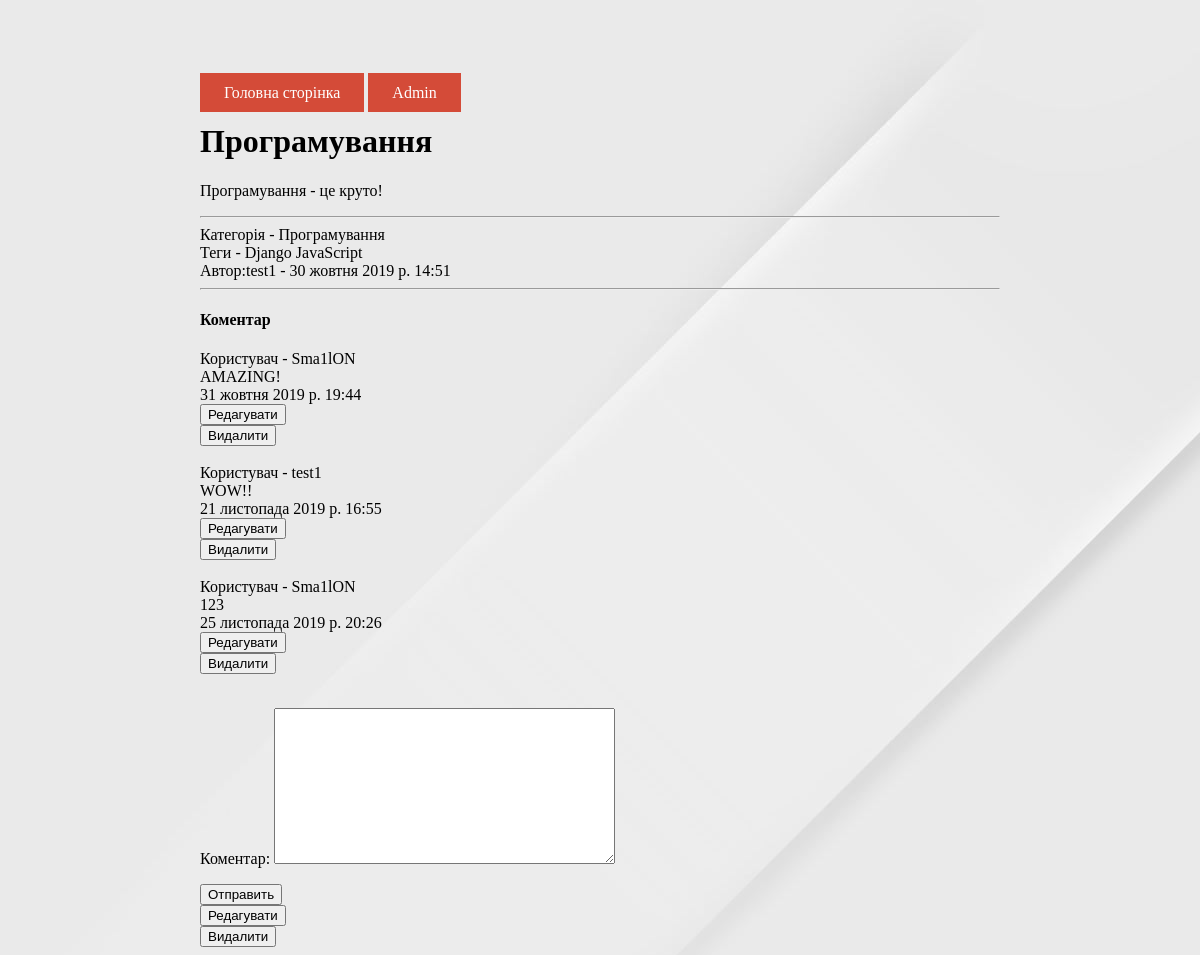
/single/1 (signed in), run on the app's committed database.
### blog/models.py (models this page shows, shortened)
class Blog(models.Model):
    user = models.ForeignKey(
        User,
        verbose_name="Автор",
        on_delete=models.CASCADE, default="")
    category = models.ForeignKey(
        Category,
        verbose_name="Категорія",
        on_delete=models.SET_NULL,
        null=True)
    title = models.CharField("Заголовок", max_length=70, default="")
    text_min = models.TextField("Текст", max_length=200, default="")
    text = models.TextField("Текст новини", default="")
    tags = models.ManyToManyField(Tag, verbose_name="Теги")
    created = models.DateTimeField("Дата створення", default=timezone.now)
    description = models.CharField("Опис", max_length=100, default="")
    keywords = models.CharField("Ключові слова", max_length=50, default="")
    class Meta:
        verbose_name = "Стаття"
        verbose_name_plural = "Статьї"

class Category(models.Model):
    title = models.CharField("Назва", max_length=50)
    class Meta:
        verbose_name = "Категорія"
        verbose_name_plural = "Категорії"
    def __str__(self):
        return self.title

class Tag(models.Model):
    title = models.CharField("Тег", max_length=50)
    class Meta:
        verbose_name = "Тег"
        verbose_name_plural = "Теги"

class Comments(models.Model):
    user = models.ForeignKey(
        User,
        verbose_name="Користувач",
        on_delete=models.CASCADE)
    new = models.ForeignKey(
        Blog,
        verbose_name="Новина",
        on_delete=models.CASCADE)
    text = models.TextField("Коментар")
    created = models.DateTimeField("Дата добавлення", auto_now_add=True, null=True)
    moderation = models.BooleanField("Модерація", default=False)
    class Meta:
        verbose_name = "Коментар"
        verbose_name_plural = "Коментарі"

### blog/views.py (the view)
# urls.py: path('single/<int:pk>', views.blog_detail, name="blog_detail"),
def blog_detail(request, pk):
    new = get_object_or_404(Blog, id=pk)
    comment = Comments.objects.filter(new=pk)
    if request.method == "POST":
        form = CommentForms(request.POST)
        if form.is_valid():
            form = form.save(commit=False)
            form.user = request.user
            form.new = new
            form.save()
            return redirect(blog_detail, pk)
    else:
        form = CommentForms()
    return render(request, "blog/blog_detail.html",
                  {"new": new,
                   "comments": comment,
                   "form": form})

### blog/forms.py
class CommentForms(ModelForm):
    class Meta:
        model = Comments
        fields = ('text',)

### templates/blog/blog_detail.html (shortened to what this page needs)
{% extends 'blog/base.html' %}
  {% load staticfiles %}
{% block content %}
    <h1>{{ new.title }}</h1>
    <p class="goo">{{ new.text }}</p><hr>
    Категорія - {{ new.category}}<br>
    Теги - {% for tag in new.tags.all %}
                 {{tag.title}}
            {% endfor %} <br>
    Автор:{{ new.user}} - {{ new.created}}<hr>
    <h4 class="goo">Коментар</h4>
    {% for comment in comments %}
        Користувач - {{comment.user}}<br>
        {{comment.text}}<br>
        {{comment.created}}<br>
        {% if user.is_authenticated and user == comment.user or user.is_superuser%}
        <form action="{% url 'edit_com' id=new.id cid=comment.id %}">
        <button type="submit">Редагувати</button></form>
        <form action="{% url 'del_com' id=new.id cid=comment.id %}">
         <button type="submit" class="knopka">Видалити</button>
        </form>
        {% endif %}<br>
    {% endfor %}
    {% if user.is_authenticated %}
    <form action="" method="post" >
            {{ form.as_p }}
            <button type="submit">Отправить</button>
    </form>
    {% if user == new.user or user.is_superuser%}
    <form action="{% url 'edit_post' id=new.id %}">
        <button type="submit">Редагувати</button>
    </form>
    <form action="{% url 'del_post' id=new.id %}">
         <button type="submit" class="knopka">Видалити</button>
    </form>
    {% endif %}
    {% endif %}
{% endblock content %}

### static/css/web.css (style rules this page uses)
body { padding: 7.5vh 100px 0 100px; font-family: var(--font); }

### data on the page
Blog: title "Програмування", text "Програмування - це круто!", category "Програмування", user "test1", created "30 жовтня 2019 р. 14:51"
Tag: title "Django"
Tag: title "JavaScript"
Comments: user "Sma1lON", text "AMAZING!", created "31 жовтня 2019 р. 19:44", shows "Редагувати"
Comments: user "test1", text "WOW!!", created "21 листопада 2019 р. 16:55", shows "Редагувати"
Comments: user "Sma1lON", text "123", created "25 листопада 2019 р. 20:26", shows "Редагувати"
